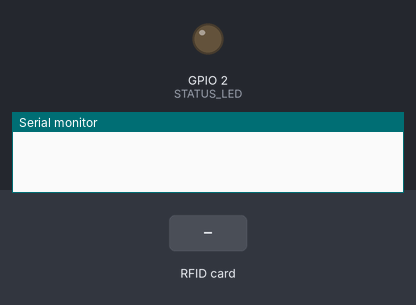
Recording of a sketch running on a simulated ESP32. Parts: output pins drawn as LEDs (lit = HIGH), the last lines printed to the serial monitor. Dashed ring = blinking. The inputs (shaded band) are chosen by the test bench. WiFi joins after 1.5 s; servers stay silent unless stated; pins used as bus, display or sensor lines are not drawn. At 6.5 s the program puts the board to deep sleep or switches it off; the recording ends there.

Above: at 0.0 s.
At 3.6 s:
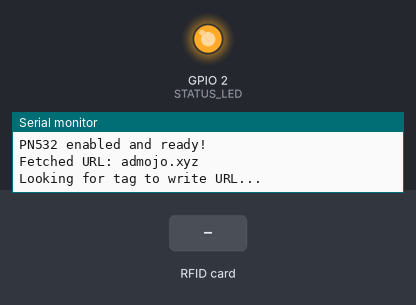
3.7 s: RFID card 5E 7A 19 C4 held to the reader
At 5.36 s:
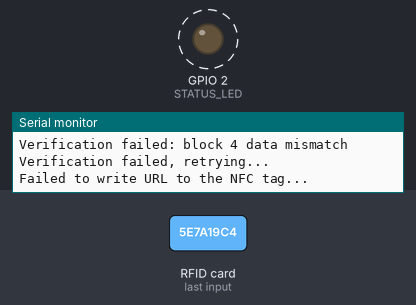
Timing chart, 0 to 6.5 s (numbered marks = the images above; inputs shaded):
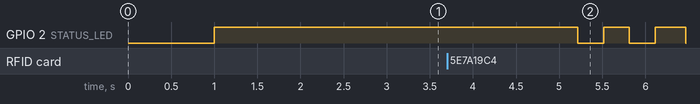

Measured:
- after the input at 3.7 s, GPIO 2 (STATUS_LED): alternates HIGH for 0.33 s and LOW for 0.30 s, starting after 1.5 s

The sketch:

tapModule.ino
```cpp
#include <SPI.h>
#include <WiFi.h>
#include <HTTPClient.h>
#include <Adafruit_PN532.h>

// Pin/Constructor Setup
#define PN532_SCK    18
#define PN532_MISO   19
#define PN532_MOSI   23
#define PN532_SS     5
#define PN532_RESET  15
#define STATUS_LED   2

Adafruit_PN532 nfc(PN532_SCK, PN532_MISO, PN532_MOSI, PN532_SS);

// Keys for Mifare Classic
uint8_t keyA_sector1[6] = { 0xD3, 0xF7, 0xD3, 0xF7, 0xD3, 0xF7 };  // For sector 1..15
uint8_t keyB_all[6]     = { 0xFF, 0xFF, 0xFF, 0xFF, 0xFF, 0xFF };  // Common Key B

// Wi-Fi Credentials
const char* ssid     = "YOUR_SSID";
const char* password = "YOUR_PASSWORD";

// Function Declarations
void enablePN532();
void disablePN532();
bool writeUrlToTag(const char* newUrl);
void goToDeepSleep(uint32_t seconds);

void setup() {
  Serial.begin(115200);
  delay(1000);

  pinMode(STATUS_LED, OUTPUT);
  digitalWrite(STATUS_LED, HIGH);
  pinMode(PN532_RESET, OUTPUT);

  Serial.println("\n\n=== AdNet NFC Writer ===");

  // Connect to Wi-Fi and fetch URL from server
  Serial.println("Connecting to Wi-Fi...");
  WiFi.begin(ssid, password);
  while (WiFi.status() != WL_CONNECTED) {
    delay(500);
    Serial.print(".");
  }
  Serial.println("\nWiFi connected!");

  // Fetch URL from server
  HTTPClient http;
  String newUrl = "";

  http.begin("https://admojo.xyz/advertiser/[adid]");  // Replace with your actual endpoint
  int httpCode = http.GET();
  if(httpCode == 200) {
    String payload = http.getString();
    Serial.println("Server response: " + payload);
    newUrl = payload; // Adjust this if your response has a different format
  } else {
    Serial.print("HTTP GET failed, error: ");
    Serial.println(httpCode);
    // Fallback URL in case of failure
    newUrl = "admojo.xyz";
  }
  http.end();

  // Enable PN532 for tag writing
  enablePN532();

  // Attempt to write to NFC tag
  Serial.print("Fetched URL: ");
  Serial.println(newUrl);
  Serial.println("Looking for tag to write URL...");

  bool success = writeUrlToTag(newUrl.c_str());
  if (success) {
    Serial.println("Successfully wrote new URL to the NFC tag!");

    // Success indicator - blink LED rapidly 3 times
    for (int i = 0; i < 3; i++) {
      digitalWrite(STATUS_LED, LOW);
      delay(100);
      digitalWrite(STATUS_LED, HIGH);
      delay(100);
    }
  } else {
    Serial.println("Failed to write URL to the NFC tag...");

    // Failure indicator - blink LED slowly 2 times
    for (int i = 0; i < 2; i++) {
      digitalWrite(STATUS_LED, LOW);
      delay(300);
      digitalWrite(STATUS_LED, HIGH);
      delay(300);
    }
  }

  // Disable PN532 to allow phones to read the tag
  Serial.println("Disabling PN532 to allow phones to read the tag...");
  disablePN532();

  // Turn off status LED after finishing
  digitalWrite(STATUS_LED, LOW);

  // Go to deep sleep for 1 hour in production
  goToDeepSleep(60 * 60);    // 1 hour
}

void loop() {
  // This will not run because we enter deep sleep in setup()
}

void enablePN532() {
  Serial.println("Enabling PN532...");

  digitalWrite(PN532_RESET, HIGH);
  delay(100);

  nfc.begin();

  uint32_t versiondata = nfc.getFirmwareVersion();
  if (!versiondata) {
    Serial.println("Did not find PN532 board! Retrying...");

    digitalWrite(PN532_RESET, LOW);
    delay(100);
    digitalWrite(PN532_RESET, HIGH);
    delay(100);

    nfc.begin();
    versiondata = nfc.getFirmwareVersion();

    if (!versiondata) {
      Serial.println("Still cannot find PN532. Check wiring.");
      while (1) {
        digitalWrite(STATUS_LED, !digitalRead(STATUS_LED));
        delay(300);
      }
    }
  }

  Serial.print("Found PN532 with firmware version: ");
  Serial.print((versiondata >> 16) & 0xFF, DEC);
  Serial.print(".");
  Serial.println((versiondata >> 8) & 0xFF, DEC);

  nfc.setPassiveActivationRetries(0xFF);
  nfc.SAMConfig();

  Serial.println("PN532 enabled and ready!");
}

void disablePN532() {
  Serial.println("Disabling PN532 with hardware reset...");
  digitalWrite(PN532_RESET, LOW);
  delay(50);
  Serial.println("PN532 disabled. Phones should now be able to read the tag easily.");
}

bool writeUrlToTag(const char* newUrl) {
  uint8_t uid[7]   = { 0 };
  uint8_t uidLen   = 0;
  bool cardFound   = false;

  long startTime = millis();
  while ((millis() - startTime) < 5000) {
    if (nfc.readPassiveTargetID(PN532_MIFARE_ISO14443A, uid, &uidLen)) {
      cardFound = true;
      break;
    }
    delay(100);

    // Flash the LED so user sees "searching"
    if ((millis() - startTime) % 500 < 250) {
      digitalWrite(STATUS_LED, HIGH);
    } else {
      digitalWrite(STATUS_LED, LOW);
    }
  }

  digitalWrite(STATUS_LED, HIGH);

  if (!cardFound) {
    Serial.println("No Mifare Classic card found within 5 seconds.");
    return false;
  }

  Serial.print("Card found! UID: ");
  for (uint8_t i = 0; i < uidLen; i++) {
    Serial.print(uid[i], HEX);
    Serial.print(" ");
  }
  Serial.println();

  // Construct the NDEF TLV
  uint8_t urlLen = strlen(newUrl);
  uint8_t payloadLen     = 1 + urlLen;       // 1 for the prefix byte
  uint8_t ndefRecordLen  = 5 + urlLen;       // 0xD1, 0x01, payloadLen, 0x55, 0x02, plus the url
  uint8_t totalLen       = ndefRecordLen + 3;// plus 0x03 (TLV Tag), length byte, and 0xFE (terminator)

  uint8_t ndefBuf[32];
  memset(ndefBuf, 0, 32);

  int idx = 0;
  ndefBuf[idx++] = 0x03;                // NDEF Tag
  ndefBuf[idx++] = ndefRecordLen;       // length of the NDEF record
  ndefBuf[idx++] = 0xD1;                // MB=1, ME=1, SR=1, TNF=1 (well-known)
  ndefBuf[idx++] = 0x01;                // type length = 1 ('U')
  ndefBuf[idx++] = payloadLen;          // payload length
  ndefBuf[idx++] = 0x55;                // 'U'
  ndefBuf[idx++] = 0x02;                // "https://www." prefix

  for (uint8_t i = 0; i < urlLen; i++) {
    ndefBuf[idx++] = newUrl[i];
  }

  ndefBuf[idx++] = 0xFE;  // Terminator

  // Split into two blocks (16 bytes each)
  uint8_t block4[16], block5[16];
  memset(block4, 0, 16);
  memset(block5, 0, 16);

  uint8_t copyLenBlock4 = (totalLen > 16) ? 16 : totalLen;
  memcpy(block4, ndefBuf, copyLenBlock4);
  if (totalLen > 16) {
    uint8_t remainder = totalLen - 16;
    if (remainder > 16) remainder = 16;
    memcpy(block5, ndefBuf + 16, remainder);
  }

  bool success = false;
  for (int attempt = 0; attempt < 3 && !success; attempt++) {
    // Authenticate and write block 4
    if (!nfc.mifareclassic_AuthenticateBlock(uid, uidLen, 4, 0, keyA_sector1)) {
      Serial.print("Auth failed for block 4 (attempt ");
      Serial.print(attempt + 1);
      Serial.println(")");
      delay(200);
      continue;
    }
    if (!nfc.mifareclassic_WriteDataBlock(4, block4)) {
      Serial.print("Write failed for block 4 (attempt ");
      Serial.print(attempt + 1);
      Serial.println(")");
      delay(200);
      continue;
    }

    // Authenticate and write block 5
    if (!nfc.mifareclassic_AuthenticateBlock(uid, uidLen, 5, 0, keyA_sector1)) {
      Serial.print("Auth failed for block 5 (attempt ");
      Serial.print(attempt + 1);
      Serial.println(")");
      delay(200);
      continue;
    }
    if (!nfc.mifareclassic_WriteDataBlock(5, block5)) {
      Serial.print("Write failed for block 5 (attempt ");
      Serial.print(attempt + 1);
      Serial.println(")");
      delay(200);
      continue;
    }

    // Verification
    uint8_t readBlock[16];
    bool verifyOk = true;

    // Verify block 4
    if (!nfc.mifareclassic_AuthenticateBlock(uid, uidLen, 4, 0, keyA_sector1) ||
        !nfc.mifareclassic_ReadDataBlock(4, readBlock)) {
      Serial.println("Verification failed: couldn't read block 4");
      verifyOk = false;
    } else {
      for (int i = 0; i < 16; i++) {
        if (readBlock[i] != block4[i]) {
          Serial.println("Verification failed: block 4 data mismatch");
          verifyOk = false;
          break;
        }
      }
    }

    // Verify block 5
    if (verifyOk) {
      if (!nfc.mifareclassic_AuthenticateBlock(uid, uidLen, 5, 0, keyA_sector1) ||
          !nfc.mifareclassic_ReadDataBlock(5, readBlock)) {
        Serial.println("Verification failed: couldn't read block 5");
        verifyOk = false;
      } else {
        for (int i = 0; i < 16; i++) {
          if (readBlock[i] != block5[i]) {
            Serial.println("Verification failed: block 5 data mismatch");
            verifyOk = false;
            break;
          }
        }
      }
    }

    if (verifyOk) {
      success = true;
      Serial.print("NDEF URL updated and verified: https://www.");
      Serial.println(newUrl);
    } else {
      Serial.println("Verification failed, retrying...");
      delay(500);
    }
  }

  return success;
}

void goToDeepSleep(uint32_t seconds) {
  Serial.printf("Going to deep sleep for %u seconds...\n", seconds);
  Serial.flush();

  esp_sleep_enable_timer_wakeup((uint64_t)seconds * 1000000ULL);
  esp_deep_sleep_start();
}
```
